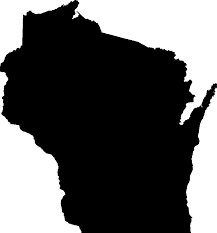
%> input picture SID_DMD/wisc.png, 217 x 233 px
$ octave example.m   (GNU Octave 9; MATLAB toolbox functions it lacks are replaced by stand-ins)
%> lines starting %> are read from the running program, lines starting %| are printed output that depends on the picture; in (x1, y1, x2, y2) boxes, pixels count from 0 and x2, y2 are one past the last pixel; in counts of white or black regions, pixels touching at a corner belong together; the program's own positions count from 1
### SID_DMD/sid_dmd.m
% Written by Sungho Shin (sungho.shin@wisc.edu) and Victor Zavala (victor.zavala@wisc.edu)

function [A,C,Psi,Lam]=sid_dmd(Y,n,s)

% construct data matrices in Hankel form
[m,N]=size(Y); l=N-s;
bY = zeros(m*s,l+1);;
for i=1:s
    bY((i-1)*m+1:i*m,:) = Y(:,i:l+i);
end

[P,Q] = low_rank(bY(:,1:end-1),bY(:,2:end),n); % rank-constrained regression
[A,C] = sys_mat(P,Q,m); % system matrices estimation
[Psi,Lam] = mode_dec(A,C); % mode decomposition

### SID_DMD/low_rank.m
% Written by Sungho Shin (sungho.shin@wisc.edu) and Victor Zavala (victor.zavala@wisc.edu)

function [P,Q] = low_rank(bYp,bYf,n)

[U2,S2,V2]=svd(bYp,'econ');
[P,S1,V1]=svds(bYf*V2,n);
Q = U2/S2*V1*S1;

### SID_DMD/sys_mat.m
% Written by Sungho Shin (sungho.shin@wisc.edu) and Victor Zavala (victor.zavala@wisc.edu)

function [A,C] = sys_mat(P,Q,m)
A = Q'*P;
C = P(1:m,:);

### SID_DMD/mode_dec.m
% Written by Sungho Shin (sungho.shin@wisc.edu) and Victor Zavala (victor.zavala@wisc.edu)

function [smode,tmode] = mode_dec(A,C)

[Phi,Lam] = eig(A);
smode = C*Phi;
tmode = diag(Lam);

### SID_DMD/example.m
% Written by Sungho Shin (sungho.shin@wisc.edu) and Victor Zavala (victor.zavala@wisc.edu)

rng(1)

close all
clear
clc

% create data
N = 300;
l = 100;
A = [cos(pi/30) -sin(pi/30);sin(pi/30) cos(pi/30)];
snapind = [1,6,11,16,21,26,31,36,41,46,51,56,61];
X = zeros(2,N);
X(:,1) = [.9999999;0];
for i=2:N
    X(:,i) = A*X(:,i-1)+randn(2,1)*0;
end
wiscraw = [zeros(233,8) imread('wisc.png','png')==0 zeros(233,8)];
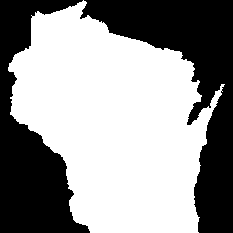
%> wiscraw: size 233x233 double; values 0 (black) and 1 (white), 58.8% white; 2 black regions, box (x1, y1, x2, y2) and area: (80, 0, 233, 233) 12502, (0, 0, 90, 233) 9857
wisc = zeros(l);
wisc(l/5+1:l*4/5,l/5+1:l*4/5) =double(imresize(wiscraw,[l*3/5,l*3/5]));
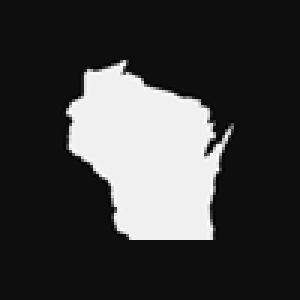
%> wisc: size 100x100 double (shown 3 times larger); min -0.0622, max 1.06, mean 0.212; drawn with min black and max white
C = [wisc(:) zeros(l^2,1)];
Y = C*X;
n = 2;
s = 2;
arr2avi('vid_example.mp4',Y,l,l)

% apply sid_dmd
[Ahat,Chat,Psi,Lam] = sid_dmd(Y,n,s);
%> in sid_dmd, `[m,N]=size(Y)`: m = 10000; N = 300
%> in sid_dmd, `l=N-s`: l = 298
%> in low_rank, `[P,S1,V1]=svds(bYf*V2,n);`: S1 = [785.3 0; 0 41.43]; V1 = 298 rows, first 12: [0.994 0.105; 0.105 -0.994; 2.79e-14 -2.05e-13; 3.35e-14 1.35e-13; 3.06e-14 -2.14e-13; -5.14e-16 -1.31e-14; -1.83e-14 1.7e-13; -1.53e-16 -9.13e-16; 2.25e-16 -2.39e-15; 1.07e-16 -1.62e-15; -5.9e-17 5.32e-16; 9.85e-17 -4.76e-18]
%> in sys_mat, `A = Q'*P;`: A = [0.995 -1.99; 0.00548 0.995]
%> Ahat = [0.995 -1.99; 0.00548 0.995]

% plot the results
imwrite(arr2img(real(Psi(:,1)),l,l)/0.02,'img_smode_1.png');
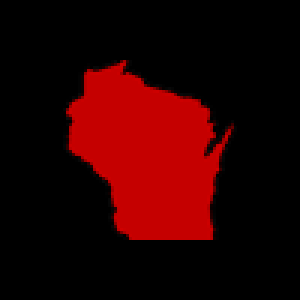
%> saved as img_smode_1.png: size 100x100x3 uint8 (shown 3 times larger); mean R, G, B 41.9, 0.1, 0.1
imwrite(arr2img(imag(Psi(:,1)),l,l)/0.02,'img_smode_2.png');
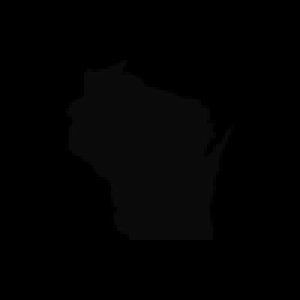
%> saved as img_smode_2.png: size 100x100x3 uint8 (shown 3 times larger); mean R, G, B 2.13, 2.13, 2.13
fg=figure;
hold on; box on; grid on;
plot(real(Lam(1).^(0:N)));
plot(imag(Lam(1).^(0:N)),'--');
xlabel('$k$','interpreter','latex')
ylabel('$\Re[\psi^k]$, $\Im[\psi^k]$','interpreter','latex')
xlim([0,N]);
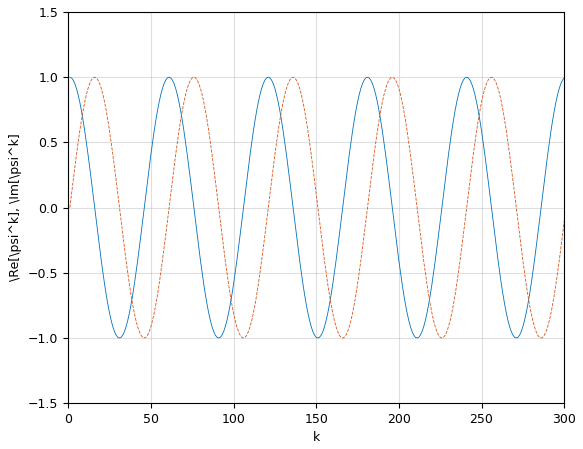
%> figure redrawn from the program's plot data; curve peaks at x = 301, y = 1; curve peaks at x = 256, y = 1
saveas(fg,'img_tmode.eps');


function arr2avi(fpath,arr,nx,ny)
    v = VideoWriter(fpath,'MPEG-4');
    open(v);
    for j = 1:size(arr,2)
        writeVideo(v,arr2img(arr(:,j),nx,ny));
    end
    close(v);
end

function img = arr2img(arr,nx,ny)
    arr = reshape(arr,ny,nx);
    img = zeros(ny,nx,3);
    img(:,:,1) =-max(min(arr,0),-1)+min(max(arr,0), 1);
    img(:,:,2) = min(max(arr,0), 1);
    img(:,:,3) = min(max(arr,0), 1);
end
